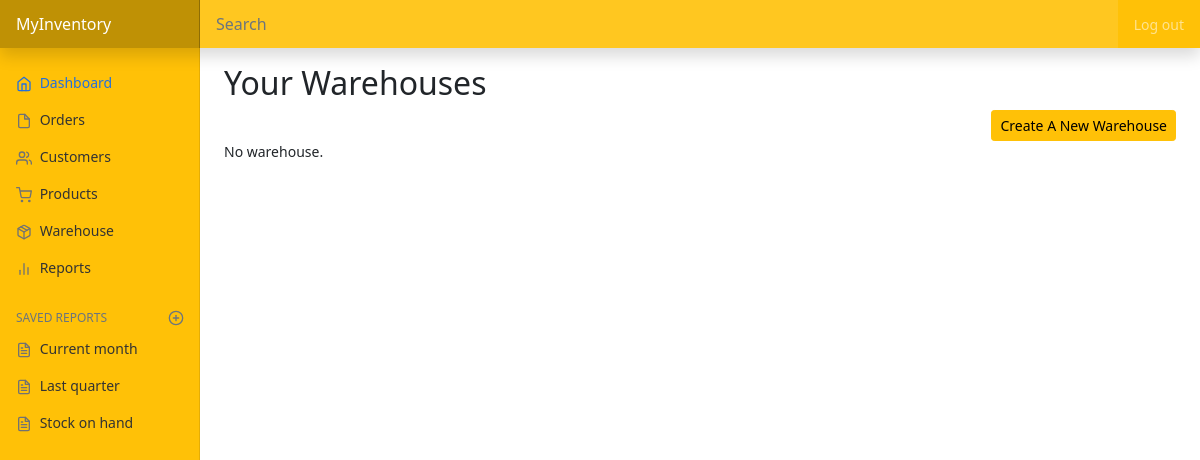
Before: /warehouse/list (signed in) with the older database file.
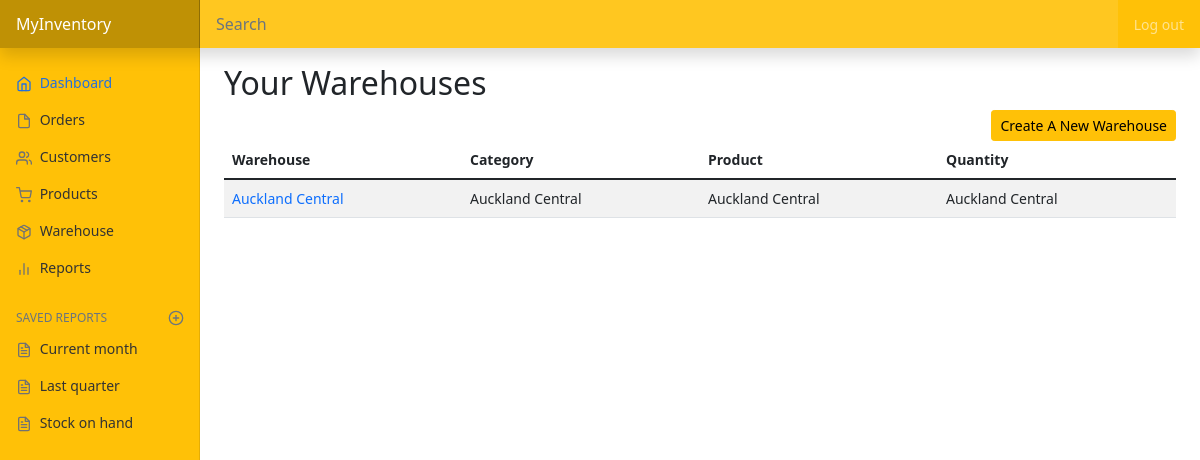
After: the same page with the newer database file.
### inventory/models.py (models this page shows, shortened)
class Warehouse(models.Model):
    user = models.ForeignKey(
        User, on_delete=models.CASCADE, related_name="warehouses")
    warehouse = models.CharField(max_length=64)

### inventory/views.py (the view)
# urls.py: path('warehouse/list', views.warehouse, name="warehouse"),
@login_required
def warehouse(request):
    if not request.user.is_authenticated:
        return JsonResponse(status=404)
    warehouses = Warehouse.objects.filter(
        user=request.user).order_by('warehouse')
    return render(request, "inventory/warehouse.html", {
        'warehouses': warehouses
    })

### inventory/templates/inventory/warehouse.html (shortened to what this page needs)
{% extends 'inventory/layout.html' %}
{% block body %}
    <h2>Your Warehouses</h2>
    <div class="d-flex justify-content-end">
        <a class="btn btn-sm btn-warning" href="{% url 'create_warehouse' %}">Create A New Warehouse</a>
    </div>
    {% if not warehouses%}
        <span class="pagination">No warehouse.</span>
    {% else %}
        <div class="table-responsive-md">
            <table class="table table-striped table-hover">
                <thead>
                    <tr class="table-striped">
                        <th scope="col">Warehouse</th>
                        <th scope="col">Category</th>
                        <th scope="col">Product</th>
                        <th scope="col">Quantity</th>
                    </tr>
                </thead>
                <tbody>
                    {% for warehouse in warehouses %}
                        <tr class="table-striped">
                            <td><a class="edit-link" href="{% url 'edit_warehouse' warehouse.id %}">{{ warehouse.warehouse }}</a></td>
                            <td>{{ warehouse.warehouse }}</td>
                            <td>{{ warehouse.warehouse }}</td>
                            <td>{{ warehouse.warehouse }}</td>
                        </tr>
                    {% endfor %}
                </tbody>
            </table>
        </div>
    {% endif %}
{% endblock %}

### inventory/templates/inventory/layout.html (shortened to what this page needs)
{% load static %}
<!DOCTYPE html>
<html lang="en">
    <head>
        <link href="https://cdn.jsdelivr.net/npm/bootstrap@5.1.3/dist/css/bootstrap.min.css" rel="stylesheet">
        <link href="{% static 'inventory/dashboard.css' %}" rel="stylesheet">
        <link href="{% static 'inventory/style.css' %}" rel="stylesheet">
    </head>
    <body>
        <header class="navbar navbar-dark sticky-top bg-warning flex-md-nowrap p-0 shadow">
            <a class="navbar-brand col-md-3 col-lg-2 me-0 px-3" href="#">MyInventory</a>
            <input class="form-control form-control-dark w-100" type="text" placeholder="Search" aria-label="Search">
            <div class="navbar-nav">
                <div class="nav-item text-nowrap">
                    {% if user.is_authenticated %}
                        <a class="nav-link px-3" href="{% url 'logout' %}">Log out</a>
                    {% else %}
                        <a class="nav-link px-3" href="{% url 'login' %}">Log in</a>
                    {% endif %}
                </div>
            </div>
        </header>
        <div class="container-fluid">
            <div class="row">
                <nav id="sidebarMenu" class="col-md-3 col-lg-2 d-md-block bg-warning sidebar collapse">
                    <div class="position-sticky pt-3">
                        {% if user.is_authenticated %}
                            <ul class="nav flex-column">
                                <li class="nav-item">
                                    <a class="nav-link active" aria-current="page" href="#">
                                        <span data-feather="home"></span>
                                        Dashboard
                                    </a>
                                </li>
                                <li class="nav-item">
                                    <a class="nav-link" href="#">
                                        <span data-feather="file"></span>
                                        Orders
                                    </a>
                                </li>
                                <li class="nav-item">
                                    <a class="nav-link" href="{% url 'list_customer' %}">
                                        <span data-feather="users"></span>
                                        Customers
                                    </a>
                                </li>
                                <li class="nav-item">
                                    <a class="nav-link" href="#">
                                        <span data-feather="shopping-cart"></span>
                                        Products
                                    </a>
                                </li>
                                <li class="nav-item">
                                    <a class="nav-link" href="{% url 'warehouse' %}">
                                        <span data-feather="package"></span>
                                        Warehouse
                                    </a>
                                </li>
                                <li class="nav-item">
                                    <a class="nav-link" href="#">
                                        <span data-feather="bar-chart-2"></span>
                                        Reports
                                    </a>
                                </li>
                            </ul>
                            <h6 class="sidebar-heading d-flex justify-content-between align-items-center px-3 mt-4 mb-1 text-muted">
                                <span>Saved reports</span>
                                <a class="link-secondary" href="#" aria-label="Add a new report">
                                    <span data-feather="plus-circle"></span>
                                </a>
                            </h6>
                            <ul class="nav flex-column mb-2">
                                <li class="nav-item">
                                    <a class="nav-link" href="#">
                                        <span data-feather="file-text"></span>
                                        Current month
                                    </a>
                                </li>
                                <li class="nav-item">
                                    <a class="nav-link" href="#">
                                        <span data-feather="file-text"></span>
                                        Last quarter
                                    </a>
                                </li>
                                <li class="nav-item">
                                    <a class="nav-link" href="#">
                                        <span data-feather="file-text"></span>
                                        Stock on hand
                                    </a>
                                </li>
                            </ul>
                        {% endif %}
                    </div>
                </nav>
                <main class="col-md-9 ms-sm-auto col-lg-10 px-md-4">
                    <div class="main pt-3">
                        <div class="body">
                            {% block body %}
                            {% endblock %}
                        </div>
                    </div>
                </main>
            </div>
        </div>
    </body>
</html>

### inventory/static/inventory/dashboard.css (style rules this page uses)
body { font-size: .875rem; }
.feather { width: 16px; height: 16px; vertical-align: text-bottom; }
.sidebar { position: fixed; top: 0; bottom: 0; left: 0; z-index: 100; padding: 48px 0 0; box-shadow: inset -1px 0 0 rgba(0, 0, 0, .1); }
.sidebar .nav-link { font-weight: 500; color: #333; }
.sidebar .nav-link .feather { margin-right: 4px; color: #727272; }
.sidebar .nav-link.active { color: #2470dc; }
.sidebar .nav-link:hover .feather, .sidebar .nav-link.active .feather { color: inherit; }
.sidebar-heading { font-size: .75rem; text-transform: uppercase; }
.navbar-brand { padding-top: .75rem; padding-bottom: .75rem; font-size: 1rem; background-color: rgba(0, 0, 0, .25); box-shadow: inset -1px 0 0 rgba(0, 0, 0, .25); }
.navbar .form-control { padding: .75rem 1rem; border-width: 0; border-radius: 0; }
.form-control-dark { color: #fff; background-color: rgba(255, 255, 255, .1); border-color: rgba(255, 255, 255, .1); }

### inventory/static/inventory/style.css (style rules this page uses)
.edit-link { text-decoration: none; }

Changed rows visible on the page:
added Warehouse: warehouse "Auckland Central"
Other visible differences:
text no longer shown: "No warehouse."
text now shown: "Warehouse Category Product Quantity"
